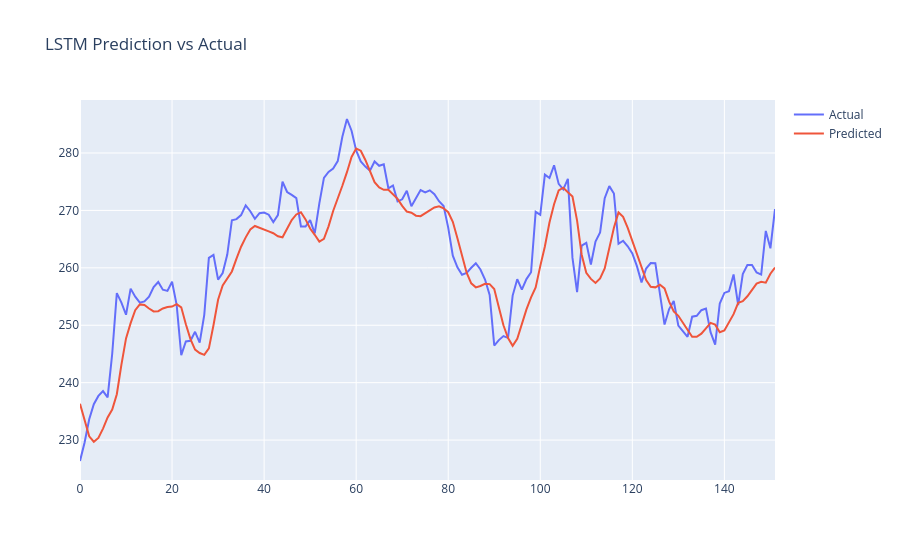

Notebook source saved alongside this figure:
### Code cell
# ================================
# 14. GRAFİK
# ================================
fig = go.Figure()

fig.add_trace(go.Scatter(
    y=y_test_real.flatten(),
    name="Actual"
))

fig.add_trace(go.Scatter(
    y=y_pred_real.flatten(),
    name="Predicted"
))

fig.update_layout(title="LSTM Prediction vs Actual")
fig.show()

### Figure 1 — Plotly figure (JSON) as saved in the notebook; plotly's stock layout.template omitted (floating-point values rounded to 4 significant figures; data arrays with more than 128 entries replaced by an {"elided": "..."} marker saying what was removed)
{"data": [{"name": "Actual", "type": "scatter", "y": {"elided": "152 float values"}}, {"name": "Predicted", "type": "scatter", "y": {"elided": "152 float values"}}], "layout": {"title": {"text": "LSTM Prediction vs Actual"}}}
